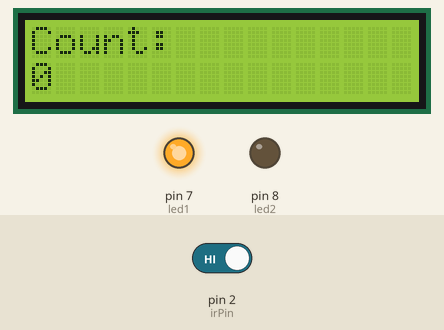
Simulated run of this sketch. Board: Arduino Uno, built with avr-gcc and run on an emulated ATmega328P. Shown: 16×2 character LCD, output pins drawn as LEDs (lit = HIGH). The test bench sets the inputs (shaded band); at power-on: pin 2 (irPin) HIGH. What the sketch prints to the serial monitor is not drawn.

Above: at 1.2 s.
1.3 s: pin 2 (irPin) driven LOW
At 2.3 s:
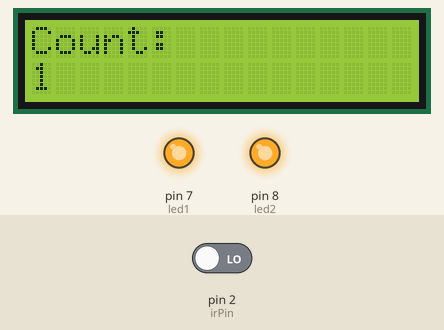
Timing chart, 0 to 4.3 s (numbered marks = the images above; inputs shaded):
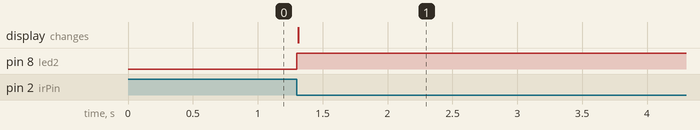

Measured:
- after the input at 1.3 s, pin 8 (led2): LOW → HIGH at once; the display: changes at once (image 1)

The sketch:

Blind_Stick.ino
```cpp
#include <Wire.h>
#include <LiquidCrystal_I2C.h>

// LCD address
LiquidCrystal_I2C lcd(0x27, 16, 2);

// IR sensor pin
int irPin = 2;

// LED pins
int led1 = 7;
int led2 = 8;

// Counter
int count = 0;

// Previous sensor state
int previousState = HIGH;

void setup() {

  // Sensor pin
  pinMode(irPin, INPUT);

  // LED pins
  pinMode(led1, OUTPUT);
  pinMode(led2, OUTPUT);

  // LED 1 always ON
  digitalWrite(led1, HIGH);

  // Serial Monitor
  Serial.begin(9600);

  // LCD setup
  lcd.init();
  lcd.backlight();

  // Initial display
  lcd.setCursor(0, 0);
  lcd.print("Count:");

  lcd.setCursor(0, 1);
  lcd.print(count);

  // Serial Monitor initial value
  Serial.print("Count: ");
  Serial.println(count);
}

void loop() {

  int currentState = digitalRead(irPin);

  // IR sensor detects object
  // Most IR sensors give LOW when object detected

  if (currentState == LOW) {
    digitalWrite(led2, HIGH);
  }
  else {
    digitalWrite(led2, LOW);
  }

  // Count only once for each detection
  if (currentState == LOW && previousState == HIGH) {

    count++;

    if (count > 1000) {
      count = 1000;
    }

    // Update LCD
    lcd.clear();

    lcd.setCursor(0, 0);
    lcd.print("Count:");

    lcd.setCursor(0, 1);
    lcd.print(count);

    // Serial Monitor
    Serial.print("Count: ");
    Serial.println(count);

    delay(300);
  }

  // Save state
  previousState = currentState;
}
```
